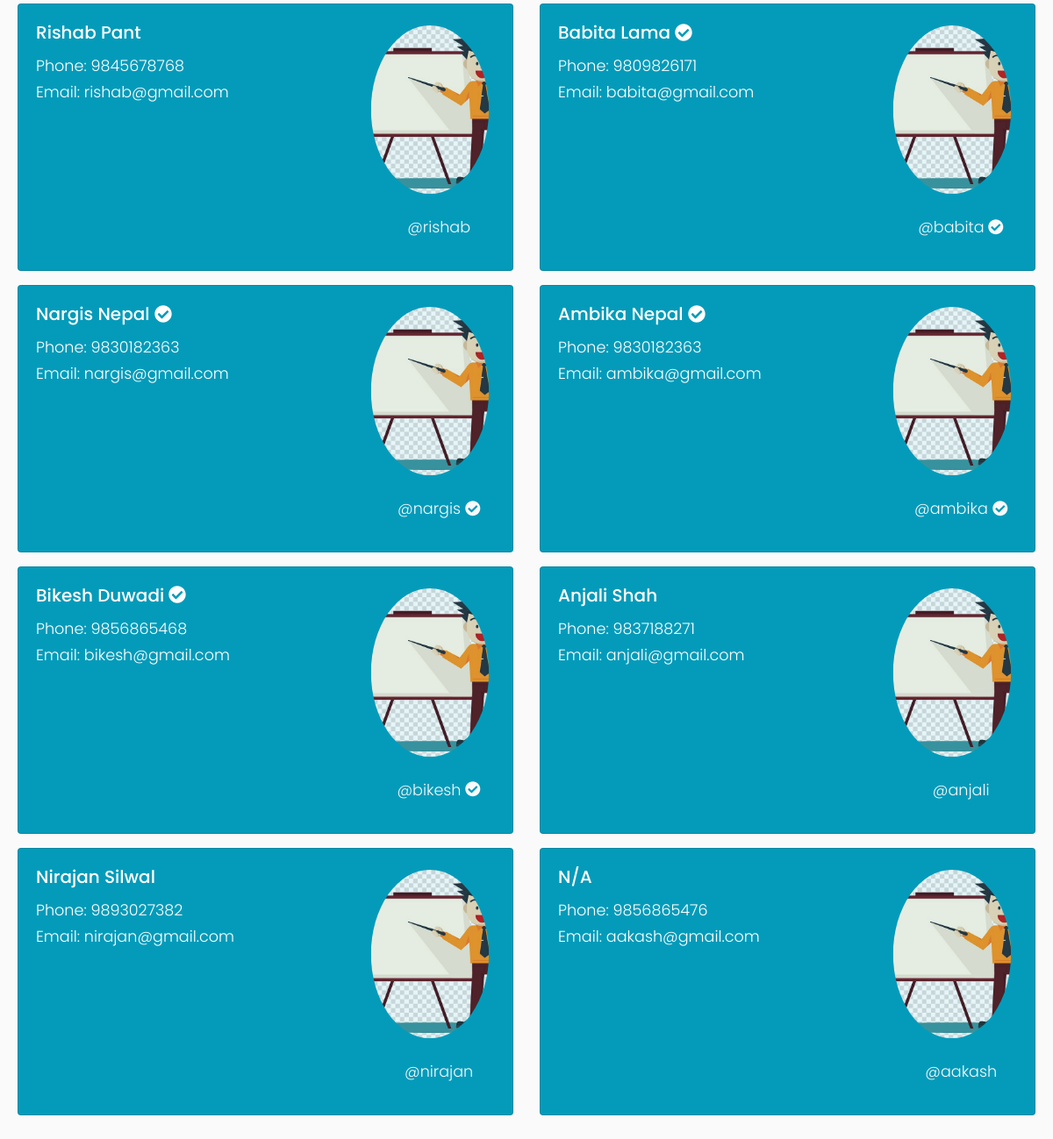
Before: /student/search-tutors (signed in, lower part) with the older database file.
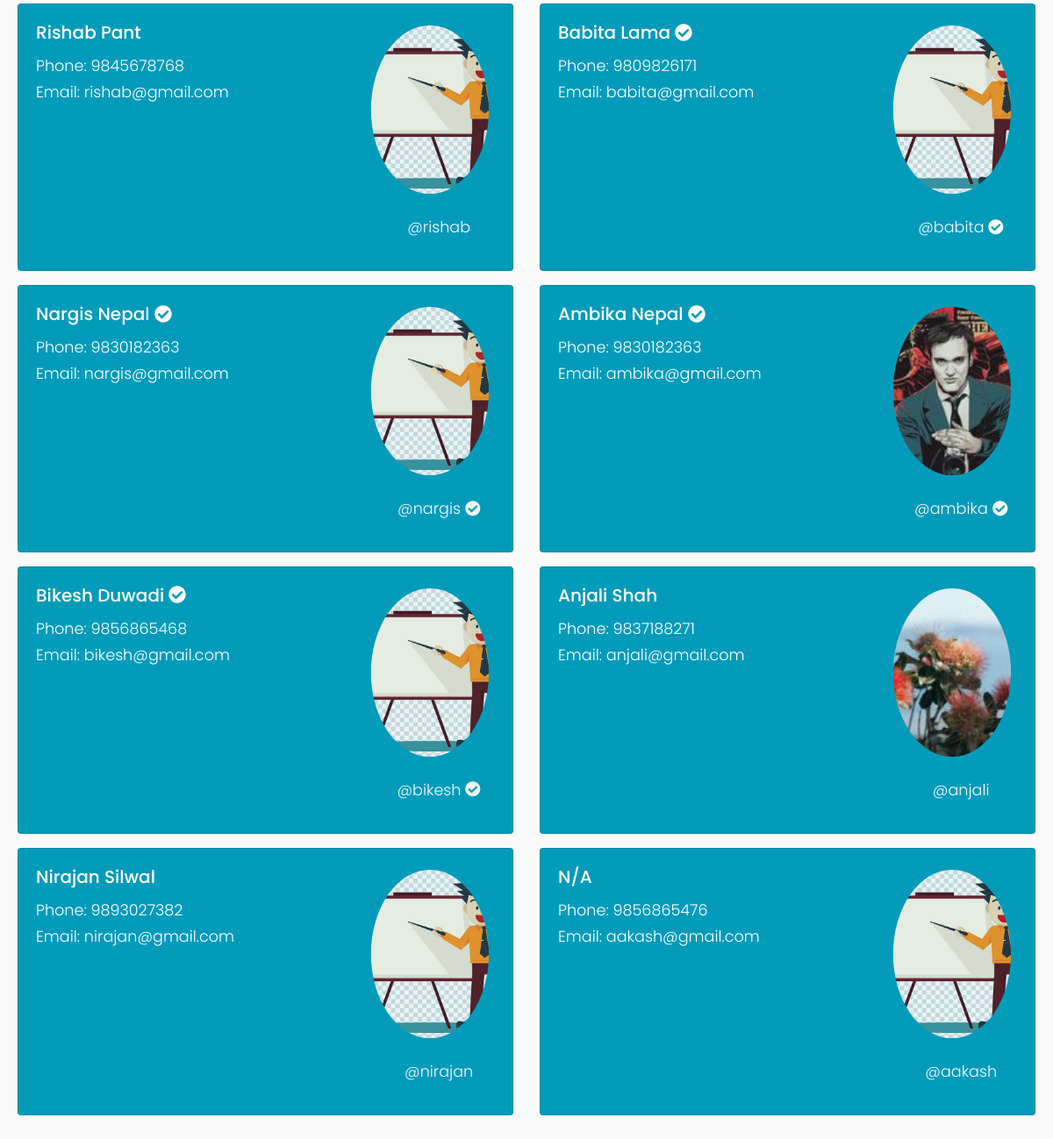
After: the same page with the newer database file.
### app/models.py (models this page shows, shortened)
class User(UserMixin, db.Model):
    id = db.Column(db.Integer, primary_key=True)
    username = db.Column(db.String(64), index=True, unique=True)
    email = db.Column(db.String(64), index=True, unique=True)
    hash_password = db.Column(db.String(120))
    role = db.Column(db.String(7), index=True)
    confirmed_account = db.Column(db.Boolean, default=False)
    student = db.relationship('Student', backref='base', uselist=False, cascade="all, delete")
    tutor = db.relationship('Tutor', backref='base', uselist=False, cascade="all, delete")
    location = db.relationship('Location', backref='User', uselist=False, cascade="all, delete")
    mycourse = db.relationship('Mycourse', backref='User', cascade="all, delete")
    followed = db.relationship(
        'User',secondary=followers,
        primaryjoin=(followers.c.follower_id==id),
        secondaryjoin=(followers.c.followed_id==id),
        backref=db.backref('followers', lazy='dynamic'), lazy='dynamic'
    )

class Tutor(db.Model):
    phone = db.Column(db.String(10))
    user_id = db.Column(db.Integer, db.ForeignKey('user.id'), primary_key = True,)
    full_name = db.Column(db.String(64))
    state = db.Column(db.String(64))
    district = db.Column(db.String(64))
    municipality = db.Column(db.String(64))
    ward_no = db.Column(db.Integer)
    date_of_birth = db.Column(db.String(64))
    profile_pic = db.Column(db.String(255))
    description = db.Column(db.String(250))
    account_verification_status = db.Column(db.Boolean, default=False)
    experience = db.relationship('Experience', backref='Tutor', uselist=True ,cascade="all, delete")
    qualification = db.relationship('Qualification', backref='Tutor', uselist=True ,cascade="all, delete")
    achievement = db.relationship('Achievement', backref='Tutor', uselist=True ,cascade="all, delete")

### app/routes.py (the view)
@app.route('/student/search-tutors', methods=['POST', 'GET'])
@login_required
def search_tutors():
    if current_user.is_authenticated and current_user.role == 'admin':
        return redirect('/admin')
    username = request.args.get('username', '').lower()
    tutor_list = User.query.filter_by(role="tutor").all()
    if username:
        tutor_list = User.query.filter_by(username=username).filter_by(role='tutor').all()
    user = User.query.filter_by(username=current_user.username).first()
    if user.username == current_user.username and not is_tutor(user):
        student = Student.query.filter_by(user_id=user.id).first()
        return render_template('search-tutors.html', profilepic= fetch_profile_pic(student),
        user=user, tutors=tutor_list)
    elif user.username == current_user.username and is_tutor(user):
        return redirect(url_for('tutor_followers'))

### app/models.py (called while the page is built)
@login_manager.user_loader
def load_user(id):
    return User.query.get(int(id))

### app/routes.py (called while the page is built)
def is_tutor(user):
    if user.role == 'tutor':
        return True
    elif user.role == 'student':
        return False
    elif user.role == 'admin':
        return False

def fetch_profile_pic(user_obj):
    try:
        pic_name_from_db = getattr(user_obj, 'profile_pic')
        picture_path = os.path.join(app.root_path, 'static/profile_pics')
        if pic_name_from_db in os.listdir(picture_path):
            profile_pic = url_for('static',filename='profile_pics/' + pic_name_from_db)
            return profile_pic
        return fetch_default_profile_pic(user_obj)
    except:
        return fetch_default_profile_pic(user_obj)

### app/templates/search-tutors.html (shortened to what this page needs)
{% extends 'student.html' %}
{% block content %}
    <div class='row'>
        {% if tutors %}
            {% for tutor in tutors %}
                    <div class="col-md-6 mb-3 ">
                        <div class="card h-100" >
                            <div class="row flex-column-reverse flex-sm-row">
                                <div class="col-md-8" ">
                                    <div class="card-body">
                                        <h5 class="card-title" >
                                            <a href="{{ url_for('profile', username=tutor.username) }}">
                                                {{ tutor.tutor.full_name or 'N/A' }}
                                            </a>
                                            {% if tutor.role=="tutor" and tutor.tutor.account_verification_status %}
                                                        <i class="fas fa-check-circle"></i>
                                            {% endif %}
                                        </h5>
                                        <p class="card-text">
                                            Phone: {{ tutor.tutor.phone or 'N/A' }}
                                            <br>
                                            Email:
                                            {{ tutor.email or 'N/A' }}
                                        </p>
                                    </div>
                                </div>
                                <div class="col-md-4 img-responsive mx-auto d-block" style="margin:auto;text-align:center">
                                    <a href="{{ url_for('profile', username=tutor.username)}}" data-toggle="tooltip" title="Click here!">
                                        {% if tutor.tutor.profile_pic %}
                                            <img src="{{url_for('static',filename='profile_pics/'+tutor.tutor.profile_pic)}}" class="img-responsive rounded-circle img-fluid mx-auto d-block" id="tutor_profile_pic" >
                                        {% else %}
                                            <img src="{{url_for('static',filename='profile_pics/tutor.jpg')}}" class="img-responsive rounded-circle img-fluid mx-auto d-block" id="tutor_profile_pic" >
                                        {% endif %}
                                    </a>
                                    <p class="text-light">
                                        @{{ tutor.username }}
                                        {% if tutor.role=="tutor" and tutor.tutor.account_verification_status %}
                                            <i class="fas fa-check-circle"></i>
                                        {% endif %}
                                    </p>
                                </div>
                            </div>
                        </div>
                    </div>
            {% endfor %}
        {% else %}
            <div class="col-md-12">
                <p>Tutor with that username not found!</p>
            </div>
        {% endif %}
    </div>
{% endblock %}

Changed rows visible on the page:
changed through a linked row, User "ambika@gmail.com": profile_pic: picture added; profile_pic: picture removed
changed through a linked row, User "anjali@gmail.com": profile_pic: picture added; profile_pic: picture removed
